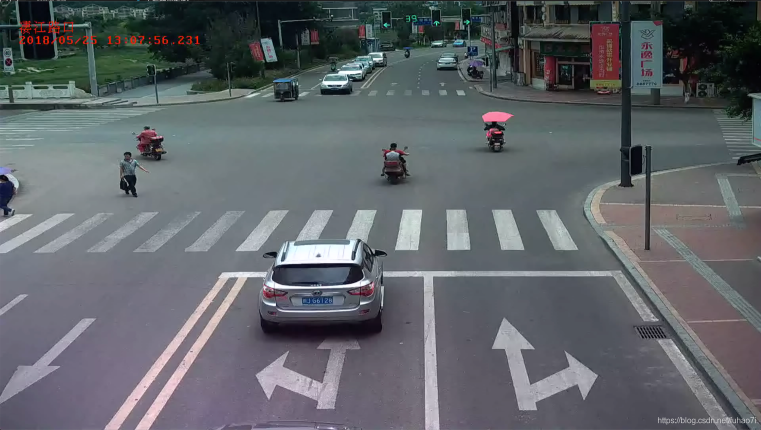
#> input picture deep_sort/DeepSORT_Monet_traffic/data/photo/1.png, 1522 x 860 px, found by its file name (shown at 1/2 size)
$ python dingwei.py   (older library calls are emulated)
#> lines starting #> are read from the running program, lines starting #| are printed output that depends on the picture; after the words box and inside, x2 and y2 are one past the last pixel; in counts of white or black regions, pixels touching at a corner belong together
#-*-coding: utf-8-*-

import cv2
import numpy as np
import math

def stretch(img):
    max = float(img.max())
    min = float(img.min())
    for i in range(img.shape[0]):
        for j in range(img.shape[1]):
            img[i, j] = (255/(max-min))*img[i,j]-(255*min)/(max-min)
    return img

def dobinaryzation(img):
    max = float(img.max())
    min = float(img.min())
    x = max - ((max-min) / 2)
    ret, threshedimg = cv2.threshold(img, x, 255, cv2.THRESH_BINARY)
    return threshedimg

def find_retangle(contour):
	y, x = [], []
	for p in contour:
		y.append(p[0][0])
		x.append(p[0][1])
	return [min(y), min(x), max(y), max(x)]

def locate_license(img, orgimg):
	img, contours, hierarchy = cv2.findContours(img, cv2.RETR_EXTERNAL, cv2.CHAIN_APPROX_SIMPLE)
	# 找出最大的三个区域
	blocks = []
	for c in contours:
		# 找出轮廓的左上点和右下点，由此计算它的面积和长宽比
		r = find_retangle(c)
		a = (r[2]-r[0]) * (r[3]-r[1])
		s = (r[2]-r[0]) / (r[3]-r[1])
		blocks.append([r, a, s])

	# 选出面积最大的3个区域
	blocks = sorted(blocks, key=lambda b: b[2])[-3:]

	# 使用颜色识别判断找出最像车牌的区域
	maxweight, maxinedx = 0, -1
	for i in range(len(blocks)):
		b = orgimg[blocks[i][0][1]:blocks[i][0][3], blocks[i][0][0]:blocks[i][0][2]]
		# RGB转HSV
		hsv = cv2.cvtColor(b, cv2.COLOR_BGR2HSV)
		# 蓝色车牌范围
		lower = np.array([100,50,50])
		upper = np.array([140,255,255])
		# 根据阈值构建掩模
		mask = cv2.inRange(hsv, lower, upper)

		# 统计权值
		w1 = 0
		for m in mask:
			w1 += m / 255

		w2 = 0
		for w in w1:
			w2 += w

		# 选出最大权值的区域
		if w2 > maxweight:
			maxindex = i
			maxweight = w2

	return blocks[maxindex][0]


def find_license(img):
	'''预处理'''
	# 压缩图像
	img = cv2.resize(img, (400, 400*img.shape[0]//img.shape[1]))

	# RGB转灰色
	grayimg = cv2.cvtColor(img, cv2.COLOR_BGR2GRAY)

	# 灰度拉伸
	stretchedimg = stretch(grayimg)

	# 进行开运算，用来去噪声
	r = 16
	h = w = r * 2 + 1
	kernel = np.zeros((h, w), dtype=np.uint8)
	cv2.circle(kernel, (r, r), r, 1, -1)

	openingimg = cv2.morphologyEx(stretchedimg, cv2.MORPH_OPEN, kernel)
	strtimg = cv2.absdiff(stretchedimg,openingimg)

	# 图像二值化
	binaryimg = dobinaryzation(strtimg)

	# 使用Canny函数做边缘检测
	cannyimg = cv2.Canny(binaryimg, binaryimg.shape[0], binaryimg.shape[1])

	''' 消除小区域，保留大块区域，从而定位车牌'''
	# 进行闭运算
	kernel = np.ones((5,19), np.uint8)
	closingimg = cv2.morphologyEx(cannyimg, cv2.MORPH_CLOSE, kernel)

	# 进行开运算
	openingimg = cv2.morphologyEx(closingimg, cv2.MORPH_OPEN, kernel)

	# 再次进行开运算
	kernel = np.ones((11,5), np.uint8)
	openingimg = cv2.morphologyEx(openingimg, cv2.MORPH_OPEN, kernel)

	# 消除小区域，定位车牌位置
	rect = locate_license(openingimg, img)
	return rect, img


if __name__ == '__main__':
	# 读取图片
	orgimg = cv2.imread(r'D:\Project\Monet_traffic\data\photo\1.png')
#> orgimg is the input picture: shape (860, 1522, 3); mean B, G, R 105.2, 100.6, 96.4
	rect, img = find_license(orgimg)
#> in find_license, `grayimg = cv2.cvtColor(img, cv2.COLOR_BGR2GRAY)`:
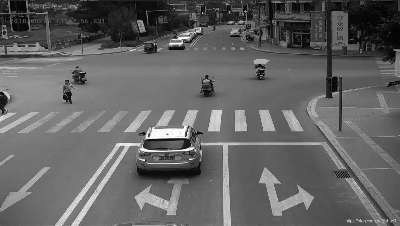
#> grayimg: shape (226, 400); min 0, max 254, mean 99.7
#> in stretch, `max = float(img.max())`: max = 254
#> in stretch, `min = float(img.min())`: min = 0
#> in find_license, `cv2.circle(kernel, (r, r), r, 1, -1)`:
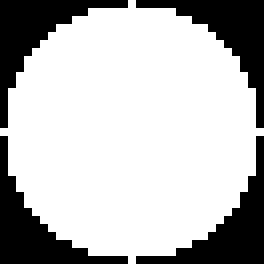
#> kernel: shape (33, 33) (shown 8 times larger); values 0 (black) and 1 (white), 73.2% white; 4 black regions, box (x1, y1, x2, y2) and area: (0, 0, 16, 16) 73, (17, 0, 33, 16) 73, (0, 17, 16, 33) 73, (17, 17, 33, 33) 73
#> in find_license, `openingimg = cv2.morphologyEx(stretchedimg, cv2.MORPH_OPEN, kernel)`:
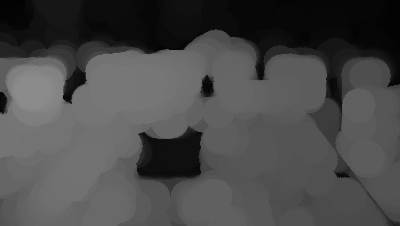
#> openingimg: shape (226, 400); min 0, max 139, mean 73.3
#> in find_license, `strtimg = cv2.absdiff(stretchedimg,openingimg)`:
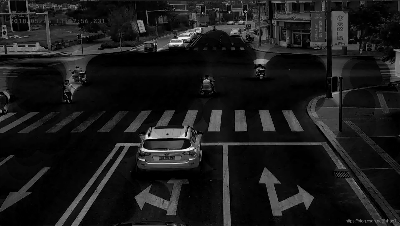
#> strtimg: shape (226, 400); min 0, max 243, mean 26.4
#> in dobinaryzation, `max = float(img.max())`: max = 243
#> in dobinaryzation, `min = float(img.min())`: min = 0
#> in dobinaryzation, `x = max - ((max-min) / 2)`: x = 121.5
#> in dobinaryzation, `ret, threshedimg = cv2.threshold(img, x, 255, cv2.THRESH_BINARY)`:
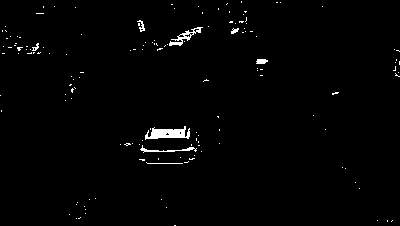
#> threshedimg: shape (226, 400); 1.3% white; 144 white regions (136 under 20 px), largest, box (x1, y1, x2, y2) and area: (145, 126, 190, 140) 368, (169, 27, 203, 46) 176, (140, 145, 197, 153) 118
#> in dobinaryzation, `ret, threshedimg = cv2.threshold(img, x, 255, cv2.THRESH_BINARY)`: ret = 121
#> in find_license, `cannyimg = cv2.Canny(binaryimg, binaryimg.shape[0], binaryimg.shape[1])`: cannyimg: shape (226, 400); 1.6% white in thin lines or dots
#> in find_license, `closingimg = cv2.morphologyEx(cannyimg, cv2.MORPH_CLOSE, kernel)`:
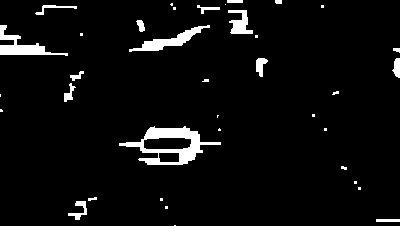
#> closingimg: shape (226, 400); 4.7% white; 37 white regions (20 under 20 px), largest, box (x1, y1, x2, y2) and area: (119, 126, 221, 165) 1431, (0, 25, 68, 56) 672, (129, 25, 210, 52) 618
#> in find_license, `openingimg = cv2.morphologyEx(closingimg, cv2.MORPH_OPEN, kernel)`: openingimg: shape (226, 400); 1.5% white; 4 white regions, box (x1, y1, x2, y2) and area: (146, 128, 198, 138) 489, (0, 45, 45, 55) 444, (142, 39, 183, 50) 343, (0, 35, 17, 40) 85
#> in find_license, `openingimg = cv2.morphologyEx(openingimg, cv2.MORPH_OPEN, kernel)`:
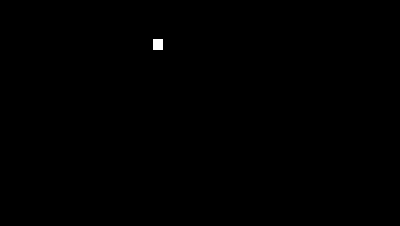
#> openingimg: shape (226, 400); 0.12% white; 1 white region, box (x1, y1, x2, y2) and area: (153, 39, 163, 50) 110
#> in locate_license, `img, contours, hierarchy = cv2.findContours(img, cv2.RETR_EXTERNAL, cv..`: contours = [[[153, 39], [153, 49], [162, 49], [162, 39]]]
#> the loop in locate_license, `for c in contours:` made 1 pass
#> (c, r, a, s) on pass 1: ([[153, 39], [153, 49], [162, 49], [162, 39]], [153, 39, 162, 49], 90, 0.9)
#> after the loop in locate_license, `for c in contours:`: blocks = [[[153, 39, 162, 49], 90, 0.9]]
#> the loop in locate_license, `for i in range(len(blocks)):` made 1 pass
#> (lower, upper, maxindex, maxweight) on pass 1: ([100, 50, 50], [140, 255, 255], 0, 1)
#> after the loop in locate_license, `for i in range(len(blocks)):`: maxindex = 0; maxweight = 1
#> in find_license, `rect = locate_license(openingimg, img)`: rect = [153, 39, 162, 49]
#> rect = [153, 39, 162, 49]
	print(rect[0])
#| 153
	print(rect[1])
#| 39
	print(rect[2])
#| 162
	print(rect[3])
#| 49
	cropped = img[rect[1]:rect[3], rect[0]:rect[2]]  # 裁剪坐标为[y0:y1, x0:x1]
	cv2.imwrite(r"D:\Project\Monet_traffic\data\photo\2.jpg", cropped)
	#框出车牌
	cv2.rectangle(img, (rect[0], rect[1]), (rect[2], rect[3]), (0,255,0),2)
#> img: shape (226, 400, 3)

	cv2.imwrite(r"D:\Project\Monet_traffic\data\photo\3.jpg", img)

	cv2.waitKey(0)
